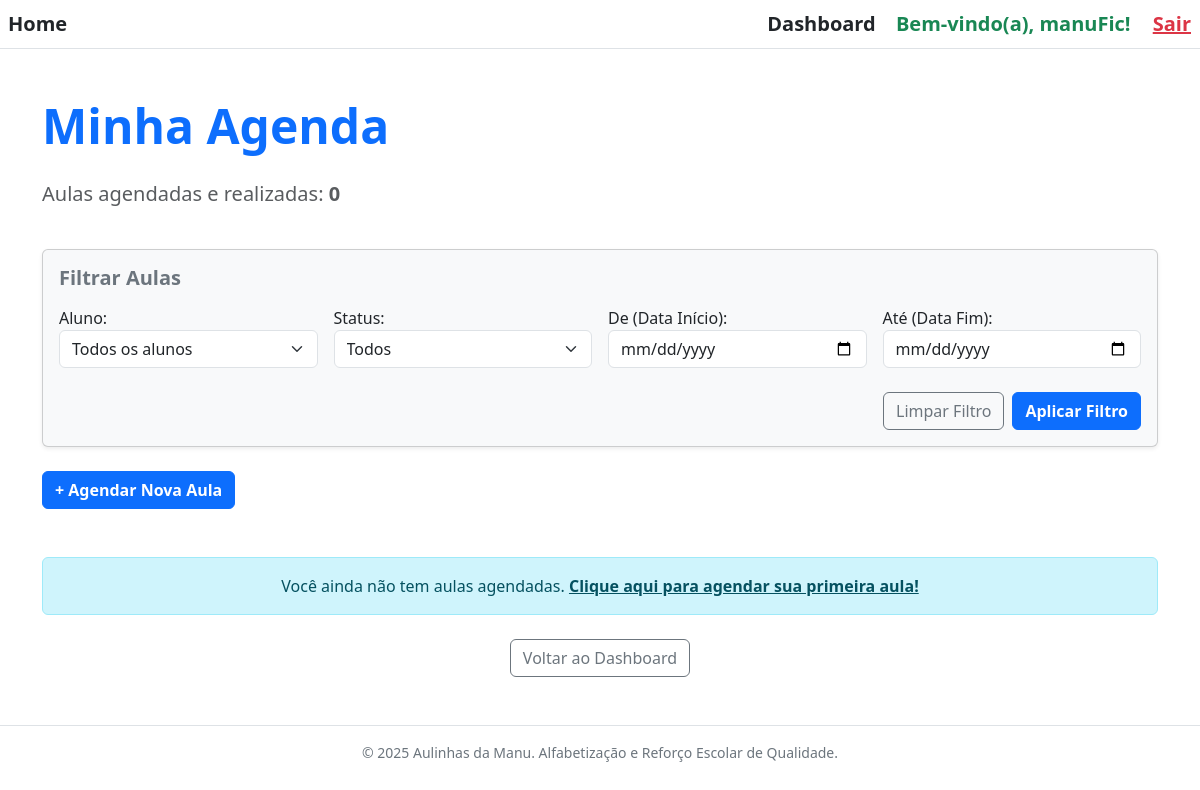
The app's page /aulas/ (signed in), older data.
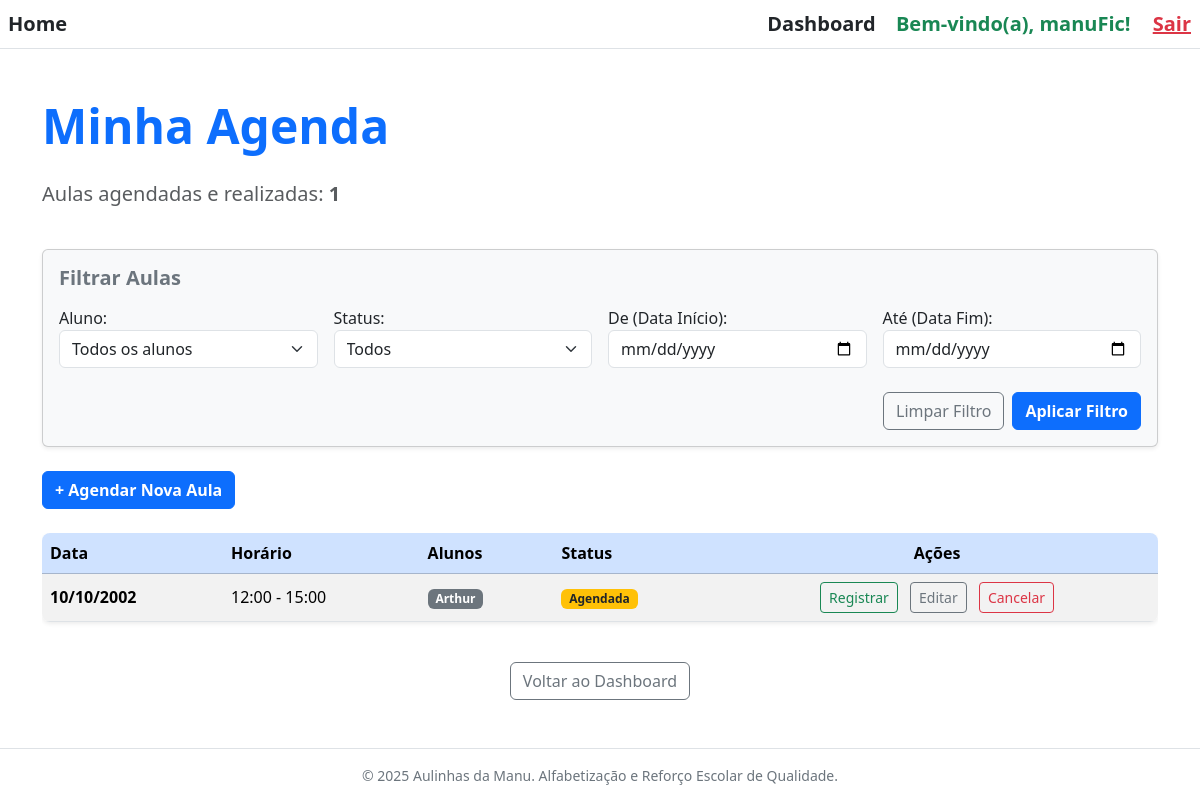
The same page, newer data.
### aulas/models.py (models this page shows, shortened)
class Aula(models.Model):
    ID_Aula = models.AutoField(primary_key=True)
    Data = models.DateField()
    HoraInicio = models.TimeField()
    HoraFim = models.TimeField()
    Conteudo = models.TextField(blank=True)
    STATUS_CHOICES = [
        ('AGENDADA', 'Agendada'),
        ('REALIZADA', 'Realizada'),
        ('CANCELADA', 'Cancelada'),
    ]
    Status = models.CharField(
        max_length=10,
        choices=STATUS_CHOICES,
        default='AGENDADA',
    )
    alunos_participantes = models.ManyToManyField(
        Aluno,
        related_name='aulas_participadas'
    )
    materiais_usados = models.ManyToManyField(
        Material,
        related_name='aulas_que_usam',
        blank=True
    )

### alunos/models.py (models this page shows)
class Aluno(models.Model):
    ID_Aluno = models.AutoField(primary_key=True)
    professor = models.ForeignKey(User, on_delete=models.CASCADE, related_name='alunos', null=True)
    Nome = models.CharField(max_length=100)
    DataNascimento = models.DateField()
    NivelEscolar = models.CharField(
        max_length=50,
        choices=NIVEL_ESCOLAR_CHOICES,
        default='OUTRO',
        blank=False,
        null=False,
        db_index=True)
    ObservacoesProgresso = models.TextField(blank=True)
    ativo = models.BooleanField(default=True)
    responsavel = models.ForeignKey(
        Responsavel,
        on_delete=models.SET_NULL,
        null=True,
        blank=True,
        related_name='alunos_associados'
    )
    def __str__(self):
        return self.Nome

### aulas/views.py (the view)
# urls.py: path('', AulaListView.as_view(), name='lista_aulas'),
class AulaListView(LoginRequiredMixin, ListView):
    model = Aula
    context_object_name = 'aulas'
    template_name = 'aulas/aula_lista.html'
    def get_queryset(self):
        meus_alunos = self.request.user.alunos.all()
        queryset = Aula.objects.filter(alunos_participantes__in=meus_alunos).distinct().order_by('Data', 'HoraInicio')
        form = AulaFilterForm(self.request.GET, professor=self.request.user)
        if form.is_valid():
            aluno = form.cleaned_data.get('aluno')
            status = form.cleaned_data.get('status')
            data_inicio = form.cleaned_data.get('data_inicio')
            data_fim = form.cleaned_data.get('data_fim')
            if aluno:
                queryset = queryset.filter(alunos_participantes=aluno)
            if status:
                queryset = queryset.filter(Status=status)
            if data_inicio:
                queryset = queryset.filter(Data__gte=data_inicio) # Data maior ou igual
            if data_fim:
                queryset = queryset.filter(Data__lte=data_fim) # Data menor ou igual
        return queryset
    def get_context_data(self, **kwargs):
        context = super().get_context_data(**kwargs)
        context['form_filtro'] = AulaFilterForm(self.request.GET, professor=self.request.user)
        return context

### aulas/forms.py
class AulaFilterForm(forms.Form):
    aluno = forms.ModelChoiceField(
        queryset=Aluno.objects.none(),
        required=False,
        label='Aluno',
        widget=forms.Select(attrs={'class': 'form-select'})
    )
    status = forms.ChoiceField(
        choices=[('', 'Todos')] + list(Aula.STATUS_CHOICES),
        required=False,
        label='Status',
        widget=forms.Select(attrs={'class': 'form-select'})
    )
    data_inicio = forms.DateField(
        required=False,
        label='De (Data Início)',
        widget=forms.DateInput(attrs={'class': 'form-control', 'type': 'date'})
    )
    data_fim = forms.DateField(
        required=False,
        label='Até (Data Fim)',
        widget=forms.DateInput(attrs={'class': 'form-control', 'type': 'date'})
    )
    def __init__(self, *args, **kwargs):
        professor = kwargs.pop('professor', None)
        super().__init__(*args, **kwargs)
        if professor:
            self.fields['aluno'].queryset = Aluno.objects.filter(professor=professor, ativo=True)
            self.fields['aluno'].empty_label = "Todos os alunos"

### aulas/templates/aulas/aula_lista.html (shortened to what the changed rows need)
{% extends 'base.html' %}
{% load static %}
{% block content %}
<div class="container my-5">
    <h1 class="display-5 fw-bold text-primary mb-4">
        Minha Agenda
    </h1>
    <div class="d-flex justify-content-between mb-4">
        <p class="lead text-muted">Aulas agendadas e realizadas: <span class="fw-bold">{{ aulas.count }}</span></p>
    </div>
    <div class="card p-3 mb-4 shadow-sm bg-light">
        <h5 class="card-title fw-bold mb-3 text-secondary">Filtrar Aulas</h5>
        <form method="GET" action="{% url 'aulas:lista_aulas' %}">
        </form>
    </div>
    <div class="mb-4">
        <a href="{% url 'aulas:agendar_aula' %}" class="btn btn-primary fw-bold">
        </a>
    </div>
    {% if aulas %}
        <div class="table-responsive">
            <table class="table table-striped table-hover align-middle shadow-sm rounded-3 overflow-hidden">
                <thead class="table-primary">
                    <tr>
                        <th scope="col">Data</th>
                        <th scope="col">Horário</th>
                        <th scope="col">Alunos</th>
                        <th scope="col">Status</th>
                        <th scope="col" class="text-center">Ações</th>
                    </tr>
                </thead>
                <tbody>
                    {% for aula in aulas %}
                    <tr class="
                    ">
                        <td class="fw-bold">{{ aula.Data|date:"d/m/Y" }}</td>
                        <td>{{ aula.HoraInicio|time:"H:i" }} - {{ aula.HoraFim|time:"H:i" }}</td>
                        <td>
                            {% for aluno in aula.alunos_participantes.all %}
                                <span class="badge bg-secondary me-1">{{ aluno.Nome }}</span>
                            {% empty %}
                                <span class="text-muted fst-italic">Nenhum aluno associado</span>
                            {% endfor %}
                        </td>
                        <td>
                            {% if aula.Status == 'AGENDADA' %}
                                <span class="badge bg-warning text-dark">{{ aula.get_Status_display }}</span>
                            {% elif aula.Status == 'REALIZADA' %}
                                <span class="badge bg-success">{{ aula.get_Status_display }}</span>
                            {% else %}
                                <span class="badge bg-danger">{{ aula.get_Status_display }}</span>
                            {% endif %}
                        </td>
                        <td class="text-center">
                            {% if aula.Status == 'AGENDADA' %}
                                <a href="{% url 'aulas:registrar_aula' pk=aula.pk %}"
                                class="btn btn-sm btn-outline-success me-2"
                                title="Registrar Conteúdo e Marcar como Realizada">
                                    Registrar
                                </a>
                                <a href="{% url 'aulas:registrar_aula' pk=aula.pk %}" class="btn btn-sm btn-outline-secondary me-2">Editar</a>
                                <a href="{% url 'aulas:cancelar_aula' pk=aula.pk %}"
                                class="btn btn-sm btn-outline-danger"
                                title="Cancelar Aula"
                                onclick="return confirm('Tem certeza que deseja cancelar esta aula? Esta ação não pode ser desfeita.');">
                                    Cancelar
                                </a>
                            {% else %}
                                <a href="{% url 'aulas:registrar_aula' pk=aula.pk %}" class="btn btn-sm btn-outline-info me-2">Ver Detalhes</a>
                                <a href="#" class="btn btn-sm btn-outline-danger disabled" title="Apenas aulas agendadas podem ser canceladas">Cancelar</a>
                            {% endif %}
                        </td>
                    </tr>
                    {% endfor %}
                </tbody>
            </table>
        </div>
    {% else %}
        <div class="alert alert-info text-center mt-5" role="alert">
            Você ainda não tem aulas agendadas. <a href="{% url 'aulas:agendar_aula' %}" class="alert-link fw-bold">Clique aqui para agendar sua primeira aula!</a>
        </div>
    {% endif %}
    <div class="mt-4 text-center">
        <a href="{% url 'principal:dashboard' %}" class="btn btn-outline-secondary">Voltar ao Dashboard</a>
    </div>
</div>
{% endblock %}

Row changes from the older to the newer data that the page shows:
added Aula: Data "10/10/2002", HoraInicio "12:00", HoraFim "15:00", Status "Agendada", shows "Registrar"
now on this page (row unchanged): Aluno: Nome "Arthur"
Text that changed along with them:
{{ aulas.count }}: "0" → "1"
text no longer shown: "Você ainda não tem aulas agendadas. Clique aqui para agendar sua primeira aula!"
text now shown: "Data Horário Alunos Status Ações"
